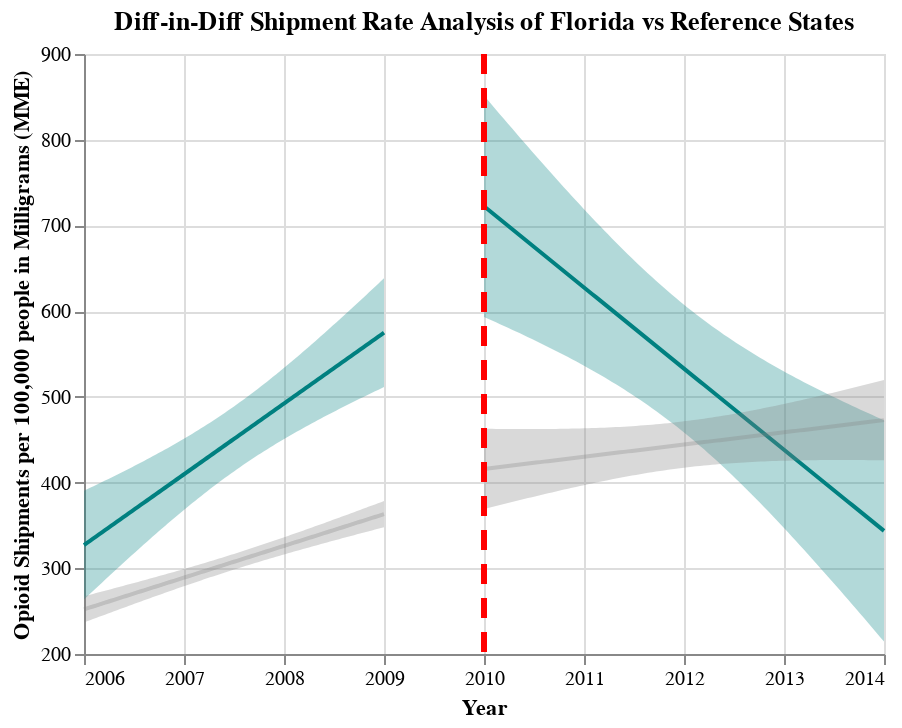

The notebook cell this image was saved under:
### Code cell
## Combine pre-post graphs to create diff-in-diff graph for FL and FL reference states
diff_in_diff_FL = pre_post_FL + pre_post_FL_ref
diff_in_diff_FL.properties(title="Diff-in-Diff Shipment Rate Analysis of Florida vs Reference States")

### Figure 1 — Vega-Lite specification as saved in the notebook (floating-point values rounded to 4 significant figures)
{"config": {"view": {"continuousWidth": 400, "continuousHeight": 300}}, "layer": [{"mark": {"type": "errorband", "color": "teal"}, "encoding": {"x": {"field": "YEAR", "type": "quantitative"}, "y": {"field": "ci_low", "title": "", "type": "quantitative"}, "y2": {"field": "ci_high"}}}, {"mark": {"type": "line", "color": "teal"}, "encoding": {"x": {"axis": {"format": "T", "title": "Year"}, "field": "YEAR", "scale": {"zero": false}, "type": "quantitative"}, "y": {"field": "MME_Rate", "scale": {"zero": false}, "title": "Opioid Shipments per 100,000 people in Milligrams (MME)", "type": "quantitative"}}}, {"layer": [{"mark": {"type": "errorband", "color": "teal"}, "encoding": {"x": {"field": "YEAR", "type": "quantitative"}, "y": {"field": "ci_low", "title": "", "type": "quantitative"}, "y2": {"field": "ci_high"}}}, {"mark": {"type": "line", "color": "teal"}, "encoding": {"x": {"axis": {"format": "T", "title": "Year"}, "field": "YEAR", "scale": {"zero": false}, "type": "quantitative"}, "y": {"field": "MME_Rate", "scale": {"zero": false}, "title": "Opioid Shipments per 100,000 people in Milligrams (MME)", "type": "quantitative"}}}], "data": {"name": "data-2170a8b1fcf1a63be71237bd6ba7d086"}}, {"data": {"name": "data-c6a99109c809d7b1b46dbbb9b2adf5d2"}, "mark": {"type": "rule", "color": "red", "strokeDash": [10, 7], "strokeWidth": 3}, "encoding": {"x": {"field": "x", "type": "quantitative"}}}, {"layer": [{"mark": {"type": "errorband", "color": "grey", "opacity": 0.3}, "encoding": {"x": {"field": "YEAR", "type": "quantitative"}, "y": {"field": "ci_low", "title": "", "type": "quantitative"}, "y2": {"field": "ci_high"}}}, {"mark": {"type": "line", "color": "grey", "opacity": 0.3}, "encoding": {"x": {"axis": {"format": "T", "title": "Year"}, "field": "YEAR", "scale": {"zero": false}, "type": "quantitative"}, "y": {"field": "MME_Rate", "scale": {"zero": false}, "title": "Opioid Shipments per 100,000 people in Milligrams (MME)", "type": "quantitative"}}}, {"layer": [{"mark": {"type": "errorband", "color": "grey", "opacity": 0.3}, "encoding": {"x": {"field": "YEAR", "type": "quantitative"}, "y": {"field": "ci_low", "title": "", "type": "quantitative"}, "y2": {"field": "ci_high"}}}, {"mark": {"type": "line", "color": "grey", "opacity": 0.3}, "encoding": {"x": {"axis": {"format": "T", "title": "Year"}, "field": "YEAR", "scale": {"zero": false}, "type": "quantitative"}, "y": {"field": "MME_Rate", "scale": {"zero": false}, "title": "Opioid Shipments per 100,000 people in Milligrams (MME)", "type": "quantitative"}}}], "data": {"name": "data-a09e5808b0d4a1186ac97f9eee698703"}}, {"data": {"name": "data-c6a99109c809d7b1b46dbbb9b2adf5d2"}, "mark": {"type": "rule", "color": "red", "strokeDash": [10, 7], "strokeWidth": 3}, "encoding": {"x": {"field": "x", "type": "quantitative"}}}], "data": {"name": "data-eb6b4897b79c561273969ab9ba681815"}}], "data": {"name": "data-9849972c3a3ce4308de5cc79da69a0b9"}, "title": "Diff-in-Diff Shipment Rate Analysis of Florida vs Reference States", "$schema": "https://vega.github.io/schema/vega-lite/v4.17.0.json", "datasets": {"data-9849972c3a3ce4308de5cc79da69a0b9": [{"YEAR": 2006.0, "MME_Rate": 327.0, "ci_low": 263.6, "ci_high": 390.5}, {"YEAR": 2006.0, "MME_Rate": 329.5, "ci_low": 266.9, "ci_high": 392.1}, {"YEAR": 2006.0, "MME_Rate": 332.0, "ci_low": 270.2, "ci_high": 393.8}, {"YEAR": 2006.0, "MME_Rate": 334.5, "ci_low": 273.5, "ci_high": 395.5}, {"YEAR": 2006.0, "MME_Rate": 337.0, "ci_low": 276.7, "ci_high": 397.2}, {"YEAR": 2006.0, "MME_Rate": 339.4, "ci_low": 280.0, "ci_high": 398.9}, {"YEAR": 2006.0, "MME_Rate": 341.9, "ci_low": 283.3, "ci_high": 400.6}, {"YEAR": 2006.0, "MME_Rate": 344.4, "ci_low": 286.5, "ci_high": 402.3}, {"YEAR": 2006.0, "MME_Rate": 346.9, "ci_low": 289.8, "ci_high": 404.0}, {"YEAR": 2006.0, "MME_Rate": 349.3, "ci_low": 293.0, "ci_high": 405.7}, {"YEAR": 2006.0, "MME_Rate": 351.8, "ci_low": 296.2, "ci_high": 407.4}, {"YEAR": 2006.0, "MME_Rate": 354.3, "ci_low": 299.4, "ci_high": 409.2}, {"YEAR": 2006.0, "MME_Rate": 356.8, "ci_low": 302.6, "ci_high": 410.9}, {"YEAR": 2006.0, "MME_Rate": 359.3, "ci_low": 305.8, "ci_high": 412.7}, {"YEAR": 2006.0, "MME_Rate": 361.7, "ci_low": 309.0, "ci_high": 414.4}, {"YEAR": 2006.0, "MME_Rate": 364.2, "ci_low": 312.2, "ci_high": 416.2}, {"YEAR": 2006.0, "MME_Rate": 366.7, "ci_low": 315.4, "ci_high": 418.0}, {"YEAR": 2007.0, "MME_Rate": 369.2, "ci_low": 318.5, "ci_high": 419.8}, {"YEAR": 2007.0, "MME_Rate": 371.7, "ci_low": 321.7, "ci_high": 421.6}, {"YEAR": 2007.0, "MME_Rate": 374.1, "ci_low": 324.8, "ci_high": 423.4}, {"YEAR": 2007.0, "MME_Rate": 376.6, "ci_low": 327.9, "ci_high": 425.3}, {"YEAR": 2007.0, "MME_Rate": 379.1, "ci_low": 331.1, "ci_high": 427.1}, {"YEAR": 2007.0, "MME_Rate": 381.6, "ci_low": 334.2, "ci_high": 429.0}, {"YEAR": 2007.0, "MME_Rate": 384.0, "ci_low": 337.2, "ci_high": 430.9}, {"YEAR": 2007.0, "MME_Rate": 386.5, "ci_low": 340.3, "ci_high": 432.8}, {"YEAR": 2007.0, "MME_Rate": 389.0, "ci_low": 343.4, "ci_high": 434.7}, {"YEAR": 2007.0, "MME_Rate": 391.5, "ci_low": 346.4, "ci_high": 436.6}, {"YEAR": 2007.0, "MME_Rate": 394.0, "ci_low": 349.4, "ci_high": 438.5}, {"YEAR": 2007.0, "MME_Rate": 396.4, "ci_low": 352.4, "ci_high": 440.5}, {"YEAR": 2007.0, "MME_Rate": 398.9, "ci_low": 355.4, "ci_high": 442.4}, {"YEAR": 2007.0, "MME_Rate": 401.4, "ci_low": 358.4, "ci_high": 444.4}, {"YEAR": 2007.0, "MME_Rate": 403.9, "ci_low": 361.3, "ci_high": 446.4}, {"YEAR": 2007.0, "MME_Rate": 406.4, "ci_low": 364.3, "ci_high": 448.5}, {"YEAR": 2007.0, "MME_Rate": 408.8, "ci_low": 367.2, "ci_high": 450.5}, {"YEAR": 2007.0, "MME_Rate": 411.3, "ci_low": 370.1, "ci_high": 452.6}, {"YEAR": 2007.0, "MME_Rate": 413.8, "ci_low": 372.9, "ci_high": 454.7}, {"YEAR": 2007.0, "MME_Rate": 416.3, "ci_low": 375.8, "ci_high": 456.8}, {"YEAR": 2007.0, "MME_Rate": 418.7, "ci_low": 378.6, "ci_high": 458.9}, {"YEAR": 2007.0, "MME_Rate": 421.2, "ci_low": 381.4, "ci_high": 461.1}, {"YEAR": 2007.0, "MME_Rate": 423.7, "ci_low": 384.2, "ci_high": 463.2}, {"YEAR": 2007.0, "MME_Rate": 426.2, "ci_low": 386.9, "ci_high": 465.4}, {"YEAR": 2007.0, "MME_Rate": 428.7, "ci_low": 389.7, "ci_high": 467.7}, {"YEAR": 2007.0, "MME_Rate": 431.1, "ci_low": 392.4, "ci_high": 469.9}, {"YEAR": 2007.0, "MME_Rate": 433.6, "ci_low": 395.0, "ci_high": 472.2}, {"YEAR": 2007.0, "MME_Rate": 436.1, "ci_low": 397.7, "ci_high": 474.5}, {"YEAR": 2007.0, "MME_Rate": 438.6, "ci_low": 400.3, "ci_high": 476.8}, {"YEAR": 2007.0, "MME_Rate": 441.1, "ci_low": 402.9, "ci_high": 479.2}, {"YEAR": 2007.0, "MME_Rate": 443.5, "ci_low": 405.5, "ci_high": 481.6}, {"YEAR": 2007.0, "MME_Rate": 446.0, "ci_low": 408.0, "ci_high": 484.0}, {"YEAR": 2007.0, "MME_Rate": 448.5, "ci_low": 410.6, "ci_high": 486.4}, {"YEAR": 2007.0, "MME_Rate": 451.0, "ci_low": 413.1, "ci_high": 488.9}, {"YEAR": 2008.0, "MME_Rate": 453.4, "ci_low": 415.5, "ci_high": 491.4}, {"YEAR": 2008.0, "MME_Rate": 455.9, "ci_low": 418.0, "ci_high": 493.9}, {"YEAR": 2008.0, "MME_Rate": 458.4, "ci_low": 420.4, "ci_high": 496.4}, {"YEAR": 2008.0, "MME_Rate": 460.9, "ci_low": 422.8, "ci_high": 499.0}, {"YEAR": 2008.0, "MME_Rate": 463.4, "ci_low": 425.1, "ci_high": 501.6}, {"YEAR": 2008.0, "MME_Rate": 465.8, "ci_low": 427.4, "ci_high": 504.2}, {"YEAR": 2008.0, "MME_Rate": 468.3, "ci_low": 429.7, "ci_high": 506.9}, {"YEAR": 2008.0, "MME_Rate": 470.8, "ci_low": 432.0, "ci_high": 509.6}, {"YEAR": 2008.0, "MME_Rate": 473.3, "ci_low": 434.3, "ci_high": 512.3}, {"YEAR": 2008.0, "MME_Rate": 475.8, "ci_low": 436.5, "ci_high": 515.0}, {"YEAR": 2008.0, "MME_Rate": 478.2, "ci_low": 438.7, "ci_high": 517.8}, {"YEAR": 2008.0, "MME_Rate": 480.7, "ci_low": 440.9, "ci_high": 520.5}, {"YEAR": 2008.0, "MME_Rate": 483.2, "ci_low": 443.0, "ci_high": 523.3}, {"YEAR": 2008.0, "MME_Rate": 485.7, "ci_low": 445.2, "ci_high": 526.2}, {"YEAR": 2008.0, "MME_Rate": 488.1, "ci_low": 447.3, "ci_high": 529.0}, {"YEAR": 2008.0, "MME_Rate": 490.6, "ci_low": 449.4, "ci_high": 531.9}, {"YEAR": 2008.0, "MME_Rate": 493.1, "ci_low": 451.4, "ci_high": 534.8}, {"YEAR": 2008.0, "MME_Rate": 495.6, "ci_low": 453.5, "ci_high": 537.7}, {"YEAR": 2008.0, "MME_Rate": 498.1, "ci_low": 455.5, "ci_high": 540.6}, {"YEAR": 2008.0, "MME_Rate": 500.5, "ci_low": 457.5, "ci_high": 543.6}, {"YEAR": 2008.0, "MME_Rate": 503.0, "ci_low": 459.5, "ci_high": 546.5}, {"YEAR": 2008.0, "MME_Rate": 505.5, "ci_low": 461.5, "ci_high": 549.5}, {"YEAR": 2008.0, "MME_Rate": 508.0, "ci_low": 463.4, "ci_high": 552.5}, {"YEAR": 2008.0, "MME_Rate": 510.5, "ci_low": 465.4, "ci_high": 555.5}, {"YEAR": 2008.0, "MME_Rate": 512.9, "ci_low": 467.3, "ci_high": 558.6}, {"YEAR": 2008.0, "MME_Rate": 515.4, "ci_low": 469.2, "ci_high": 561.6}, {"YEAR": 2008.0, "MME_Rate": 517.9, "ci_low": 471.1, "ci_high": 564.7}, {"YEAR": 2008.0, "MME_Rate": 520.4, "ci_low": 473.0, "ci_high": 567.8}, {"YEAR": 2008.0, "MME_Rate": 522.9, "ci_low": 474.8, "ci_high": 570.9}, {"YEAR": 2008.0, "MME_Rate": 525.3, "ci_low": 476.7, "ci_high": 574.0}, {"YEAR": 2008.0, "MME_Rate": 527.8, "ci_low": 478.5, "ci_high": 577.1}, {"YEAR": 2008.0, "MME_Rate": 530.3, "ci_low": 480.3, "ci_high": 580.3}, {"YEAR": 2008.0, "MME_Rate": 532.8, "ci_low": 482.1, "ci_high": 583.4}, {"YEAR": 2009.0, "MME_Rate": 535.2, "ci_low": 483.9, "ci_high": 586.6}, {"YEAR": 2009.0, "MME_Rate": 537.7, "ci_low": 485.7, "ci_high": 589.7}, {"YEAR": 2009.0, "MME_Rate": 540.2, "ci_low": 487.5, "ci_high": 592.9}, {"YEAR": 2009.0, "MME_Rate": 542.7, "ci_low": 489.3, "ci_high": 596.1}, {"YEAR": 2009.0, "MME_Rate": 545.2, "ci_low": 491.0, "ci_high": 599.3}, {"YEAR": 2009.0, "MME_Rate": 547.6, "ci_low": 492.8, "ci_high": 602.5}, {"YEAR": 2009.0, "MME_Rate": 550.1, "ci_low": 494.5, "ci_high": 605.7}, {"YEAR": 2009.0, "MME_Rate": 552.6, "ci_low": 496.2, "ci_high": 609.0}, {"YEAR": 2009.0, "MME_Rate": 555.1, "ci_low": 498.0, "ci_high": 612.2}, {"YEAR": 2009.0, "MME_Rate": 557.6, "ci_low": 499.7, "ci_high": 615.4}, {"YEAR": 2009.0, "MME_Rate": 560.0, "ci_low": 501.4, "ci_high": 618.7}, {"YEAR": 2009.0, "MME_Rate": 562.5, "ci_low": 503.1, "ci_high": 621.9}, {"YEAR": 2009.0, "MME_Rate": 565.0, "ci_low": 504.8, "ci_high": 625.2}, {"YEAR": 2009.0, "MME_Rate": 567.5, "ci_low": 506.4, "ci_high": 628.5}, {"YEAR": 2009.0, "MME_Rate": 569.9, "ci_low": 508.1, "ci_high": 631.8}, {"YEAR": 2009.0, "MME_Rate": 572.4, "ci_low": 509.8, "ci_high": 635.0}, {"YEAR": 2009.0, "MME_Rate": 574.9, "ci_low": 511.5, "ci_high": 638.3}], "data-2170a8b1fcf1a63be71237bd6ba7d086": [{"YEAR": 2010.0, "MME_Rate": 722.3, "ci_low": 593.2, "ci_high": 851.5}, {"YEAR": 2010.0, "MME_Rate": 718.5, "ci_low": 591.1, "ci_high": 846.0}, {"YEAR": 2010.0, "MME_Rate": 714.8, "ci_low": 589.0, "ci_high": 840.5}, {"YEAR": 2010.0, "MME_Rate": 711.0, "ci_low": 586.9, "ci_high": 835.0}, {"YEAR": 2010.0, "MME_Rate": 707.2, "ci_low": 584.8, "ci_high": 829.5}, {"YEAR": 2010.0, "MME_Rate": 703.4, "ci_low": 582.7, "ci_high": 824.1}, {"YEAR": 2010.0, "MME_Rate": 699.6, "ci_low": 580.6, "ci_high": 818.7}, {"YEAR": 2010.0, "MME_Rate": 695.8, "ci_low": 578.4, "ci_high": 813.2}, {"YEAR": 2010.0, "MME_Rate": 692.0, "ci_low": 576.2, "ci_high": 807.8}, {"YEAR": 2010.0, "MME_Rate": 688.2, "ci_low": 574.1, "ci_high": 802.4}, {"YEAR": 2010.0, "MME_Rate": 684.5, "ci_low": 571.9, "ci_high": 797.1}, {"YEAR": 2010.0, "MME_Rate": 680.7, "ci_low": 569.7, "ci_high": 791.7}, {"YEAR": 2010.0, "MME_Rate": 676.9, "ci_low": 567.4, "ci_high": 786.4}, {"YEAR": 2011.0, "MME_Rate": 673.1, "ci_low": 565.2, "ci_high": 781.0}, {"YEAR": 2011.0, "MME_Rate": 669.3, "ci_low": 562.9, "ci_high": 775.7}, {"YEAR": 2011.0, "MME_Rate": 665.5, "ci_low": 560.6, "ci_high": 770.5}, {"YEAR": 2011.0, "MME_Rate": 661.7, "ci_low": 558.3, "ci_high": 765.2}, {"YEAR": 2011.0, "MME_Rate": 658.0, "ci_low": 556.0, "ci_high": 760.0}, {"YEAR": 2011.0, "MME_Rate": 654.2, "ci_low": 553.6, "ci_high": 754.7}, {"YEAR": 2011.0, "MME_Rate": 650.4, "ci_low": 551.2, "ci_high": 749.5}, {"YEAR": 2011.0, "MME_Rate": 646.6, "ci_low": 548.8, "ci_high": 744.4}, {"YEAR": 2011.0, "MME_Rate": 642.8, "ci_low": 546.4, "ci_high": 739.2}, {"YEAR": 2011.0, "MME_Rate": 639.0, "ci_low": 543.9, "ci_high": 734.1}, {"YEAR": 2011.0, "MME_Rate": 635.2, "ci_low": 541.4, "ci_high": 729.1}, {"YEAR": 2011.0, "MME_Rate": 631.4, "ci_low": 538.9, "ci_high": 724.0}, {"YEAR": 2011.0, "MME_Rate": 627.7, "ci_low": 536.3, "ci_high": 719.0}, {"YEAR": 2011.0, "MME_Rate": 623.9, "ci_low": 533.7, "ci_high": 714.0}, {"YEAR": 2011.0, "MME_Rate": 620.1, "ci_low": 531.1, "ci_high": 709.0}, {"YEAR": 2011.0, "MME_Rate": 616.3, "ci_low": 528.5, "ci_high": 704.1}, {"YEAR": 2011.0, "MME_Rate": 612.5, "ci_low": 525.8, "ci_high": 699.2}, {"YEAR": 2011.0, "MME_Rate": 608.7, "ci_low": 523.0, "ci_high": 694.4}, {"YEAR": 2011.0, "MME_Rate": 604.9, "ci_low": 520.3, "ci_high": 689.6}, {"YEAR": 2011.0, "MME_Rate": 601.1, "ci_low": 517.5, "ci_high": 684.8}, {"YEAR": 2011.0, "MME_Rate": 597.4, "ci_low": 514.6, "ci_high": 680.1}, {"YEAR": 2011.0, "MME_Rate": 593.6, "ci_low": 511.7, "ci_high": 675.4}, {"YEAR": 2011.0, "MME_Rate": 589.8, "ci_low": 508.8, "ci_high": 670.8}, {"YEAR": 2011.0, "MME_Rate": 586.0, "ci_low": 505.8, "ci_high": 666.2}, {"YEAR": 2011.0, "MME_Rate": 582.2, "ci_low": 502.8, "ci_high": 661.7}, {"YEAR": 2012.0, "MME_Rate": 578.4, "ci_low": 499.7, "ci_high": 657.2}, {"YEAR": 2012.0, "MME_Rate": 574.6, "ci_low": 496.5, "ci_high": 652.7}, {"YEAR": 2012.0, "MME_Rate": 570.8, "ci_low": 493.4, "ci_high": 648.3}, {"YEAR": 2012.0, "MME_Rate": 567.1, "ci_low": 490.1, "ci_high": 644.0}, {"YEAR": 2012.0, "MME_Rate": 563.3, "ci_low": 486.8, "ci_high": 639.7}, {"YEAR": 2012.0, "MME_Rate": 559.5, "ci_low": 483.5, "ci_high": 635.5}, {"YEAR": 2012.0, "MME_Rate": 555.7, "ci_low": 480.1, "ci_high": 631.3}, {"YEAR": 2012.0, "MME_Rate": 551.9, "ci_low": 476.6, "ci_high": 627.2}, {"YEAR": 2012.0, "MME_Rate": 548.1, "ci_low": 473.1, "ci_high": 623.2}, {"YEAR": 2012.0, "MME_Rate": 544.3, "ci_low": 469.5, "ci_high": 619.2}, {"YEAR": 2012.0, "MME_Rate": 540.6, "ci_low": 465.9, "ci_high": 615.2}, {"YEAR": 2012.0, "MME_Rate": 536.8, "ci_low": 462.2, "ci_high": 611.4}, {"YEAR": 2012.0, "MME_Rate": 533.0, "ci_low": 458.4, "ci_high": 607.5}, {"YEAR": 2012.0, "MME_Rate": 529.2, "ci_low": 454.6, "ci_high": 603.8}, {"YEAR": 2012.0, "MME_Rate": 525.4, "ci_low": 450.7, "ci_high": 600.1}, {"YEAR": 2012.0, "MME_Rate": 521.6, "ci_low": 446.8, "ci_high": 596.5}, {"YEAR": 2012.0, "MME_Rate": 517.8, "ci_low": 442.8, "ci_high": 592.9}, {"YEAR": 2012.0, "MME_Rate": 514.0, "ci_low": 438.7, "ci_high": 589.3}, {"YEAR": 2012.0, "MME_Rate": 510.3, "ci_low": 434.6, "ci_high": 585.9}, {"YEAR": 2012.0, "MME_Rate": 506.5, "ci_low": 430.5, "ci_high": 582.5}, {"YEAR": 2012.0, "MME_Rate": 502.7, "ci_low": 426.2, "ci_high": 579.1}, {"YEAR": 2012.0, "MME_Rate": 498.9, "ci_low": 421.9, "ci_high": 575.8}, {"YEAR": 2012.0, "MME_Rate": 495.1, "ci_low": 417.6, "ci_high": 572.6}, {"YEAR": 2012.0, "MME_Rate": 491.3, "ci_low": 413.2, "ci_high": 569.4}, {"YEAR": 2012.0, "MME_Rate": 487.5, "ci_low": 408.8, "ci_high": 566.3}, {"YEAR": 2013.0, "MME_Rate": 483.7, "ci_low": 404.3, "ci_high": 563.2}, {"YEAR": 2013.0, "MME_Rate": 480.0, "ci_low": 399.8, "ci_high": 560.2}, {"YEAR": 2013.0, "MME_Rate": 476.2, "ci_low": 395.2, "ci_high": 557.2}, {"YEAR": 2013.0, "MME_Rate": 472.4, "ci_low": 390.5, "ci_high": 554.2}, {"YEAR": 2013.0, "MME_Rate": 468.6, "ci_low": 385.9, "ci_high": 551.3}, {"YEAR": 2013.0, "MME_Rate": 464.8, "ci_low": 381.1, "ci_high": 548.5}, {"YEAR": 2013.0, "MME_Rate": 461.0, "ci_low": 376.4, "ci_high": 545.7}, {"YEAR": 2013.0, "MME_Rate": 457.2, "ci_low": 371.6, "ci_high": 542.9}, {"YEAR": 2013.0, "MME_Rate": 453.4, "ci_low": 366.7, "ci_high": 540.2}, {"YEAR": 2013.0, "MME_Rate": 449.7, "ci_low": 361.8, "ci_high": 537.5}, {"YEAR": 2013.0, "MME_Rate": 445.9, "ci_low": 356.9, "ci_high": 534.8}, {"YEAR": 2013.0, "MME_Rate": 442.1, "ci_low": 352.0, "ci_high": 532.2}, {"YEAR": 2013.0, "MME_Rate": 438.3, "ci_low": 347.0, "ci_high": 529.6}, {"YEAR": 2013.0, "MME_Rate": 434.5, "ci_low": 342.0, "ci_high": 527.1}, {"YEAR": 2013.0, "MME_Rate": 430.7, "ci_low": 336.9, "ci_high": 524.5}, {"YEAR": 2013.0, "MME_Rate": 426.9, "ci_low": 331.8, "ci_high": 522.1}, {"YEAR": 2013.0, "MME_Rate": 423.2, "ci_low": 326.7, "ci_high": 519.6}, {"YEAR": 2013.0, "MME_Rate": 419.4, "ci_low": 321.6, "ci_high": 517.2}, {"YEAR": 2013.0, "MME_Rate": 415.6, "ci_low": 316.4, "ci_high": 514.7}, {"YEAR": 2013.0, "MME_Rate": 411.8, "ci_low": 311.2, "ci_high": 512.4}, {"YEAR": 2013.0, "MME_Rate": 408.0, "ci_low": 306.0, "ci_high": 510.0}, {"YEAR": 2013.0, "MME_Rate": 404.2, "ci_low": 300.8, "ci_high": 507.7}, {"YEAR": 2013.0, "MME_Rate": 400.4, "ci_low": 295.5, "ci_high": 505.4}, {"YEAR": 2013.0, "MME_Rate": 396.6, "ci_low": 290.2, "ci_high": 503.1}, {"YEAR": 2013.0, "MME_Rate": 392.9, "ci_low": 284.9, "ci_high": 500.8}, {"YEAR": 2014.0, "MME_Rate": 389.1, "ci_low": 279.6, "ci_high": 498.5}, {"YEAR": 2014.0, "MME_Rate": 385.3, "ci_low": 274.3, "ci_high": 496.3}, {"YEAR": 2014.0, "MME_Rate": 381.5, "ci_low": 268.9, "ci_high": 494.1}, {"YEAR": 2014.0, "MME_Rate": 377.7, "ci_low": 263.5, "ci_high": 491.9}, {"YEAR": 2014.0, "MME_Rate": 373.9, "ci_low": 258.1, "ci_high": 489.7}, {"YEAR": 2014.0, "MME_Rate": 370.1, "ci_low": 252.7, "ci_high": 487.5}, {"YEAR": 2014.0, "MME_Rate": 366.3, "ci_low": 247.3, "ci_high": 485.4}, {"YEAR": 2014.0, "MME_Rate": 362.6, "ci_low": 241.9, "ci_high": 483.3}, {"YEAR": 2014.0, "MME_Rate": 358.8, "ci_low": 236.4, "ci_high": 481.1}, {"YEAR": 2014.0, "MME_Rate": 355.0, "ci_low": 230.9, "ci_high": 479.0}, {"YEAR": 2014.0, "MME_Rate": 351.2, "ci_low": 225.5, "ci_high": 476.9}, {"YEAR": 2014.0, "MME_Rate": 347.4, "ci_low": 220.0, "ci_high": 474.8}, {"YEAR": 2014.0, "MME_Rate": 343.6, "ci_low": 214.5, "ci_high": 472.8}], "data-c6a99109c809d7b1b46dbbb9b2adf5d2": [{"x": 2010}], "data-eb6b4897b79c561273969ab9ba681815": [{"YEAR": 2006.0, "MME_Rate": 252.1, "ci_low": 236.8, "ci_high": 267.4}, {"YEAR": 2006.0, "MME_Rate": 253.2, "ci_low": 238.1, "ci_high": 268.3}, {"YEAR": 2006.0, "MME_Rate": 254.3, "ci_low": 239.4, "ci_high": 269.2}, {"YEAR": 2006.0, "MME_Rate": 255.4, "ci_low": 240.7, "ci_high": 270.1}, {"YEAR": 2006.0, "MME_Rate": 256.5, "ci_low": 242.0, "ci_high": 271.1}, {"YEAR": 2006.0, "MME_Rate": 257.7, "ci_low": 243.3, "ci_high": 272.0}, {"YEAR": 2006.0, "MME_Rate": 258.8, "ci_low": 244.6, "ci_high": 272.9}, {"YEAR": 2006.0, "MME_Rate": 259.9, "ci_low": 245.9, "ci_high": 273.8}, {"YEAR": 2006.0, "MME_Rate": 261.0, "ci_low": 247.2, "ci_high": 274.8}, {"YEAR": 2006.0, "MME_Rate": 262.1, "ci_low": 248.5, "ci_high": 275.7}, {"YEAR": 2006.0, "MME_Rate": 263.2, "ci_low": 249.8, "ci_high": 276.6}, {"YEAR": 2006.0, "MME_Rate": 264.3, "ci_low": 251.1, "ci_high": 277.5}, {"YEAR": 2006.0, "MME_Rate": 265.4, "ci_low": 252.4, "ci_high": 278.5}, {"YEAR": 2006.0, "MME_Rate": 266.5, "ci_low": 253.7, "ci_high": 279.4}, {"YEAR": 2006.0, "MME_Rate": 267.7, "ci_low": 254.9, "ci_high": 280.4}, {"YEAR": 2006.0, "MME_Rate": 268.8, "ci_low": 256.2, "ci_high": 281.3}, {"YEAR": 2006.0, "MME_Rate": 269.9, "ci_low": 257.5, "ci_high": 282.2}, {"YEAR": 2007.0, "MME_Rate": 271.0, "ci_low": 258.8, "ci_high": 283.2}, {"YEAR": 2007.0, "MME_Rate": 272.1, "ci_low": 260.0, "ci_high": 284.1}, {"YEAR": 2007.0, "MME_Rate": 273.2, "ci_low": 261.3, "ci_high": 285.1}, {"YEAR": 2007.0, "MME_Rate": 274.3, "ci_low": 262.6, "ci_high": 286.0}, {"YEAR": 2007.0, "MME_Rate": 275.4, "ci_low": 263.8, "ci_high": 287.0}, {"YEAR": 2007.0, "MME_Rate": 276.5, "ci_low": 265.1, "ci_high": 288.0}, {"YEAR": 2007.0, "MME_Rate": 277.6, "ci_low": 266.4, "ci_high": 288.9}, {"YEAR": 2007.0, "MME_Rate": 278.8, "ci_low": 267.6, "ci_high": 289.9}, {"YEAR": 2007.0, "MME_Rate": 279.9, "ci_low": 268.9, "ci_high": 290.9}, {"YEAR": 2007.0, "MME_Rate": 281.0, "ci_low": 270.1, "ci_high": 291.9}, {"YEAR": 2007.0, "MME_Rate": 282.1, "ci_low": 271.3, "ci_high": 292.8}, {"YEAR": 2007.0, "MME_Rate": 283.2, "ci_low": 272.6, "ci_high": 293.8}, {"YEAR": 2007.0, "MME_Rate": 284.3, "ci_low": 273.8, "ci_high": 294.8}, {"YEAR": 2007.0, "MME_Rate": 285.4, "ci_low": 275.0, "ci_high": 295.8}, {"YEAR": 2007.0, "MME_Rate": 286.5, "ci_low": 276.3, "ci_high": 296.8}, {"YEAR": 2007.0, "MME_Rate": 287.6, "ci_low": 277.5, "ci_high": 297.8}, {"YEAR": 2007.0, "MME_Rate": 288.8, "ci_low": 278.7, "ci_high": 298.8}, {"YEAR": 2007.0, "MME_Rate": 289.9, "ci_low": 279.9, "ci_high": 299.8}, {"YEAR": 2007.0, "MME_Rate": 291.0, "ci_low": 281.1, "ci_high": 300.8}, {"YEAR": 2007.0, "MME_Rate": 292.1, "ci_low": 282.3, "ci_high": 301.8}, {"YEAR": 2007.0, "MME_Rate": 293.2, "ci_low": 283.5, "ci_high": 302.9}, {"YEAR": 2007.0, "MME_Rate": 294.3, "ci_low": 284.7, "ci_high": 303.9}, {"YEAR": 2007.0, "MME_Rate": 295.4, "ci_low": 285.9, "ci_high": 304.9}, {"YEAR": 2007.0, "MME_Rate": 296.5, "ci_low": 287.1, "ci_high": 306.0}, {"YEAR": 2007.0, "MME_Rate": 297.6, "ci_low": 288.2, "ci_high": 307.0}, {"YEAR": 2007.0, "MME_Rate": 298.7, "ci_low": 289.4, "ci_high": 308.1}, {"YEAR": 2007.0, "MME_Rate": 299.9, "ci_low": 290.6, "ci_high": 309.2}, {"YEAR": 2007.0, "MME_Rate": 301.0, "ci_low": 291.7, "ci_high": 310.2}, {"YEAR": 2007.0, "MME_Rate": 302.1, "ci_low": 292.9, "ci_high": 311.3}, {"YEAR": 2007.0, "MME_Rate": 303.2, "ci_low": 294.0, "ci_high": 312.4}, {"YEAR": 2007.0, "MME_Rate": 304.3, "ci_low": 295.1, "ci_high": 313.5}, {"YEAR": 2007.0, "MME_Rate": 305.4, "ci_low": 296.3, "ci_high": 314.6}, {"YEAR": 2007.0, "MME_Rate": 306.5, "ci_low": 297.4, "ci_high": 315.7}, {"YEAR": 2007.0, "MME_Rate": 307.6, "ci_low": 298.5, "ci_high": 316.8}, {"YEAR": 2008.0, "MME_Rate": 308.7, "ci_low": 299.6, "ci_high": 317.9}, {"YEAR": 2008.0, "MME_Rate": 309.9, "ci_low": 300.7, "ci_high": 319.0}, {"YEAR": 2008.0, "MME_Rate": 311.0, "ci_low": 301.8, "ci_high": 320.1}, {"YEAR": 2008.0, "MME_Rate": 312.1, "ci_low": 302.9, "ci_high": 321.3}, {"YEAR": 2008.0, "MME_Rate": 313.2, "ci_low": 304.0, "ci_high": 322.4}, {"YEAR": 2008.0, "MME_Rate": 314.3, "ci_low": 305.0, "ci_high": 323.6}, {"YEAR": 2008.0, "MME_Rate": 315.4, "ci_low": 306.1, "ci_high": 324.7}, {"YEAR": 2008.0, "MME_Rate": 316.5, "ci_low": 307.2, "ci_high": 325.9}, {"YEAR": 2008.0, "MME_Rate": 317.6, "ci_low": 308.2, "ci_high": 327.0}, {"YEAR": 2008.0, "MME_Rate": 318.7, "ci_low": 309.3, "ci_high": 328.2}, {"YEAR": 2008.0, "MME_Rate": 319.9, "ci_low": 310.3, "ci_high": 329.4}, {"YEAR": 2008.0, "MME_Rate": 321.0, "ci_low": 311.4, "ci_high": 330.6}, {"YEAR": 2008.0, "MME_Rate": 322.1, "ci_low": 312.4, "ci_high": 331.8}, {"YEAR": 2008.0, "MME_Rate": 323.2, "ci_low": 313.4, "ci_high": 332.9}, {"YEAR": 2008.0, "MME_Rate": 324.3, "ci_low": 314.4, "ci_high": 334.1}, {"YEAR": 2008.0, "MME_Rate": 325.4, "ci_low": 315.5, "ci_high": 335.4}, {"YEAR": 2008.0, "MME_Rate": 326.5, "ci_low": 316.5, "ci_high": 336.6}, {"YEAR": 2008.0, "MME_Rate": 327.6, "ci_low": 317.5, "ci_high": 337.8}, {"YEAR": 2008.0, "MME_Rate": 328.7, "ci_low": 318.5, "ci_high": 339.0}, {"YEAR": 2008.0, "MME_Rate": 329.8, "ci_low": 319.5, "ci_high": 340.2}, {"YEAR": 2008.0, "MME_Rate": 331.0, "ci_low": 320.5, "ci_high": 341.4}, {"YEAR": 2008.0, "MME_Rate": 332.1, "ci_low": 321.5, "ci_high": 342.7}, {"YEAR": 2008.0, "MME_Rate": 333.2, "ci_low": 322.4, "ci_high": 343.9}, {"YEAR": 2008.0, "MME_Rate": 334.3, "ci_low": 323.4, "ci_high": 345.2}, {"YEAR": 2008.0, "MME_Rate": 335.4, "ci_low": 324.4, "ci_high": 346.4}, {"YEAR": 2008.0, "MME_Rate": 336.5, "ci_low": 325.4, "ci_high": 347.7}, {"YEAR": 2008.0, "MME_Rate": 337.6, "ci_low": 326.3, "ci_high": 348.9}, {"YEAR": 2008.0, "MME_Rate": 338.7, "ci_low": 327.3, "ci_high": 350.2}, {"YEAR": 2008.0, "MME_Rate": 339.8, "ci_low": 328.3, "ci_high": 351.4}, {"YEAR": 2008.0, "MME_Rate": 341.0, "ci_low": 329.2, "ci_high": 352.7}, {"YEAR": 2008.0, "MME_Rate": 342.1, "ci_low": 330.2, "ci_high": 354.0}, {"YEAR": 2008.0, "MME_Rate": 343.2, "ci_low": 331.1, "ci_high": 355.2}, {"YEAR": 2008.0, "MME_Rate": 344.3, "ci_low": 332.1, "ci_high": 356.5}, {"YEAR": 2009.0, "MME_Rate": 345.4, "ci_low": 333.0, "ci_high": 357.8}, {"YEAR": 2009.0, "MME_Rate": 346.5, "ci_low": 334.0, "ci_high": 359.0}, {"YEAR": 2009.0, "MME_Rate": 347.6, "ci_low": 334.9, "ci_high": 360.3}, {"YEAR": 2009.0, "MME_Rate": 348.7, "ci_low": 335.8, "ci_high": 361.6}, {"YEAR": 2009.0, "MME_Rate": 349.8, "ci_low": 336.8, "ci_high": 362.9}, {"YEAR": 2009.0, "MME_Rate": 350.9, "ci_low": 337.7, "ci_high": 364.2}, {"YEAR": 2009.0, "MME_Rate": 352.1, "ci_low": 338.7, "ci_high": 365.5}, {"YEAR": 2009.0, "MME_Rate": 353.2, "ci_low": 339.6, "ci_high": 366.8}, {"YEAR": 2009.0, "MME_Rate": 354.3, "ci_low": 340.5, "ci_high": 368.1}, {"YEAR": 2009.0, "MME_Rate": 355.4, "ci_low": 341.4, "ci_high": 369.3}, {"YEAR": 2009.0, "MME_Rate": 356.5, "ci_low": 342.4, "ci_high": 370.6}, {"YEAR": 2009.0, "MME_Rate": 357.6, "ci_low": 343.3, "ci_high": 371.9}, {"YEAR": 2009.0, "MME_Rate": 358.7, "ci_low": 344.2, "ci_high": 373.2}, {"YEAR": 2009.0, "MME_Rate": 359.8, "ci_low": 345.1, "ci_high": 374.5}, {"YEAR": 2009.0, "MME_Rate": 360.9, "ci_low": 346.0, "ci_high": 375.8}, {"YEAR": 2009.0, "MME_Rate": 362.1, "ci_low": 347.0, "ci_high": 377.2}, {"YEAR": 2009.0, "MME_Rate": 363.2, "ci_low": 347.9, "ci_high": 378.5}], "data-a09e5808b0d4a1186ac97f9eee698703": [{"YEAR": 2010.0, "MME_Rate": 415.9, "ci_low": 369.0, "ci_high": 462.8}, {"YEAR": 2010.0, "MME_Rate": 416.5, "ci_low": 370.2, "ci_high": 462.7}, {"YEAR": 2010.0, "MME_Rate": 417.0, "ci_low": 371.4, "ci_high": 462.7}, {"YEAR": 2010.0, "MME_Rate": 417.6, "ci_low": 372.6, "ci_high": 462.6}, {"YEAR": 2010.0, "MME_Rate": 418.2, "ci_low": 373.8, "ci_high": 462.6}, {"YEAR": 2010.0, "MME_Rate": 418.7, "ci_low": 374.9, "ci_high": 462.5}, {"YEAR": 2010.0, "MME_Rate": 419.3, "ci_low": 376.1, "ci_high": 462.5}, {"YEAR": 2010.0, "MME_Rate": 419.9, "ci_low": 377.3, "ci_high": 462.5}, {"YEAR": 2010.0, "MME_Rate": 420.4, "ci_low": 378.4, "ci_high": 462.5}, {"YEAR": 2010.0, "MME_Rate": 421.0, "ci_low": 379.6, "ci_high": 462.5}, {"YEAR": 2010.0, "MME_Rate": 421.6, "ci_low": 380.7, "ci_high": 462.4}, {"YEAR": 2010.0, "MME_Rate": 422.1, "ci_low": 381.9, "ci_high": 462.4}, {"YEAR": 2010.0, "MME_Rate": 422.7, "ci_low": 383.0, "ci_high": 462.4}, {"YEAR": 2011.0, "MME_Rate": 423.3, "ci_low": 384.1, "ci_high": 462.5}, {"YEAR": 2011.0, "MME_Rate": 423.9, "ci_low": 385.2, "ci_high": 462.5}, {"YEAR": 2011.0, "MME_Rate": 424.4, "ci_low": 386.3, "ci_high": 462.5}, {"YEAR": 2011.0, "MME_Rate": 425.0, "ci_low": 387.5, "ci_high": 462.5}, {"YEAR": 2011.0, "MME_Rate": 425.6, "ci_low": 388.5, "ci_high": 462.6}, {"YEAR": 2011.0, "MME_Rate": 426.1, "ci_low": 389.6, "ci_high": 462.6}, {"YEAR": 2011.0, "MME_Rate": 426.7, "ci_low": 390.7, "ci_high": 462.7}, {"YEAR": 2011.0, "MME_Rate": 427.3, "ci_low": 391.8, "ci_high": 462.8}, {"YEAR": 2011.0, "MME_Rate": 427.8, "ci_low": 392.8, "ci_high": 462.8}, {"YEAR": 2011.0, "MME_Rate": 428.4, "ci_low": 393.9, "ci_high": 462.9}, {"YEAR": 2011.0, "MME_Rate": 429.0, "ci_low": 394.9, "ci_high": 463.0}, {"YEAR": 2011.0, "MME_Rate": 429.6, "ci_low": 396.0, "ci_high": 463.1}, {"YEAR": 2011.0, "MME_Rate": 430.1, "ci_low": 397.0, "ci_high": 463.3}, {"YEAR": 2011.0, "MME_Rate": 430.7, "ci_low": 398.0, "ci_high": 463.4}, {"YEAR": 2011.0, "MME_Rate": 431.3, "ci_low": 399.0, "ci_high": 463.6}, {"YEAR": 2011.0, "MME_Rate": 431.8, "ci_low": 400.0, "ci_high": 463.7}, {"YEAR": 2011.0, "MME_Rate": 432.4, "ci_low": 400.9, "ci_high": 463.9}, {"YEAR": 2011.0, "MME_Rate": 433.0, "ci_low": 401.9, "ci_high": 464.1}, {"YEAR": 2011.0, "MME_Rate": 433.5, "ci_low": 402.8, "ci_high": 464.3}, {"YEAR": 2011.0, "MME_Rate": 434.1, "ci_low": 403.7, "ci_high": 464.5}, {"YEAR": 2011.0, "MME_Rate": 434.7, "ci_low": 404.7, "ci_high": 464.7}, {"YEAR": 2011.0, "MME_Rate": 435.3, "ci_low": 405.5, "ci_high": 465.0}, {"YEAR": 2011.0, "MME_Rate": 435.8, "ci_low": 406.4, "ci_high": 465.2}, {"YEAR": 2011.0, "MME_Rate": 436.4, "ci_low": 407.3, "ci_high": 465.5}, {"YEAR": 2011.0, "MME_Rate": 437.0, "ci_low": 408.1, "ci_high": 465.8}, {"YEAR": 2012.0, "MME_Rate": 437.5, "ci_low": 409.0, "ci_high": 466.1}, {"YEAR": 2012.0, "MME_Rate": 438.1, "ci_low": 409.8, "ci_high": 466.4}, {"YEAR": 2012.0, "MME_Rate": 438.7, "ci_low": 410.5, "ci_high": 466.8}, {"YEAR": 2012.0, "MME_Rate": 439.2, "ci_low": 411.3, "ci_high": 467.2}, {"YEAR": 2012.0, "MME_Rate": 439.8, "ci_low": 412.1, "ci_high": 467.6}, {"YEAR": 2012.0, "MME_Rate": 440.4, "ci_low": 412.8, "ci_high": 468.0}, {"YEAR": 2012.0, "MME_Rate": 440.9, "ci_low": 413.5, "ci_high": 468.4}, {"YEAR": 2012.0, "MME_Rate": 441.5, "ci_low": 414.2, "ci_high": 468.9}, {"YEAR": 2012.0, "MME_Rate": 442.1, "ci_low": 414.9, "ci_high": 469.3}, {"YEAR": 2012.0, "MME_Rate": 442.7, "ci_low": 415.5, "ci_high": 469.8}, {"YEAR": 2012.0, "MME_Rate": 443.2, "ci_low": 416.1, "ci_high": 470.3}, {"YEAR": 2012.0, "MME_Rate": 443.8, "ci_low": 416.7, "ci_high": 470.9}, {"YEAR": 2012.0, "MME_Rate": 444.4, "ci_low": 417.3, "ci_high": 471.4}, {"YEAR": 2012.0, "MME_Rate": 444.9, "ci_low": 417.9, "ci_high": 472.0}, {"YEAR": 2012.0, "MME_Rate": 445.5, "ci_low": 418.4, "ci_high": 472.6}, {"YEAR": 2012.0, "MME_Rate": 446.1, "ci_low": 418.9, "ci_high": 473.2}, {"YEAR": 2012.0, "MME_Rate": 446.6, "ci_low": 419.4, "ci_high": 473.9}, {"YEAR": 2012.0, "MME_Rate": 447.2, "ci_low": 419.9, "ci_high": 474.5}, {"YEAR": 2012.0, "MME_Rate": 447.8, "ci_low": 420.3, "ci_high": 475.2}, {"YEAR": 2012.0, "MME_Rate": 448.4, "ci_low": 420.8, "ci_high": 475.9}, {"YEAR": 2012.0, "MME_Rate": 448.9, "ci_low": 421.2, "ci_high": 476.7}, {"YEAR": 2012.0, "MME_Rate": 449.5, "ci_low": 421.6, "ci_high": 477.4}, {"YEAR": 2012.0, "MME_Rate": 450.1, "ci_low": 421.9, "ci_high": 478.2}, {"YEAR": 2012.0, "MME_Rate": 450.6, "ci_low": 422.3, "ci_high": 479.0}, {"YEAR": 2012.0, "MME_Rate": 451.2, "ci_low": 422.6, "ci_high": 479.8}, {"YEAR": 2013.0, "MME_Rate": 451.8, "ci_low": 422.9, "ci_high": 480.6}, {"YEAR": 2013.0, "MME_Rate": 452.3, "ci_low": 423.2, "ci_high": 481.5}, {"YEAR": 2013.0, "MME_Rate": 452.9, "ci_low": 423.5, "ci_high": 482.3}, {"YEAR": 2013.0, "MME_Rate": 453.5, "ci_low": 423.8, "ci_high": 483.2}, {"YEAR": 2013.0, "MME_Rate": 454.1, "ci_low": 424.0, "ci_high": 484.1}, {"YEAR": 2013.0, "MME_Rate": 454.6, "ci_low": 424.3, "ci_high": 485.0}, {"YEAR": 2013.0, "MME_Rate": 455.2, "ci_low": 424.5, "ci_high": 485.9}, {"YEAR": 2013.0, "MME_Rate": 455.8, "ci_low": 424.7, "ci_high": 486.9}, {"YEAR": 2013.0, "MME_Rate": 456.3, "ci_low": 424.9, "ci_high": 487.8}, {"YEAR": 2013.0, "MME_Rate": 456.9, "ci_low": 425.0, "ci_high": 488.8}, {"YEAR": 2013.0, "MME_Rate": 457.5, "ci_low": 425.2, "ci_high": 489.8}, {"YEAR": 2013.0, "MME_Rate": 458.0, "ci_low": 425.3, "ci_high": 490.8}, {"YEAR": 2013.0, "MME_Rate": 458.6, "ci_low": 425.5, "ci_high": 491.8}, {"YEAR": 2013.0, "MME_Rate": 459.2, "ci_low": 425.6, "ci_high": 492.8}, {"YEAR": 2013.0, "MME_Rate": 459.8, "ci_low": 425.7, "ci_high": 493.8}, {"YEAR": 2013.0, "MME_Rate": 460.3, "ci_low": 425.8, "ci_high": 494.8}, {"YEAR": 2013.0, "MME_Rate": 460.9, "ci_low": 425.9, "ci_high": 495.9}, {"YEAR": 2013.0, "MME_Rate": 461.5, "ci_low": 426.0, "ci_high": 497.0}, {"YEAR": 2013.0, "MME_Rate": 462.0, "ci_low": 426.0, "ci_high": 498.0}, {"YEAR": 2013.0, "MME_Rate": 462.6, "ci_low": 426.1, "ci_high": 499.1}, {"YEAR": 2013.0, "MME_Rate": 463.2, "ci_low": 426.1, "ci_high": 500.2}, {"YEAR": 2013.0, "MME_Rate": 463.7, "ci_low": 426.2, "ci_high": 501.3}, {"YEAR": 2013.0, "MME_Rate": 464.3, "ci_low": 426.2, "ci_high": 502.4}, {"YEAR": 2013.0, "MME_Rate": 464.9, "ci_low": 426.3, "ci_high": 503.5}, {"YEAR": 2013.0, "MME_Rate": 465.4, "ci_low": 426.3, "ci_high": 504.6}, {"YEAR": 2014.0, "MME_Rate": 466.0, "ci_low": 426.3, "ci_high": 505.7}, {"YEAR": 2014.0, "MME_Rate": 466.6, "ci_low": 426.3, "ci_high": 506.9}, {"YEAR": 2014.0, "MME_Rate": 467.2, "ci_low": 426.3, "ci_high": 508.0}, {"YEAR": 2014.0, "MME_Rate": 467.7, "ci_low": 426.3, "ci_high": 509.2}, {"YEAR": 2014.0, "MME_Rate": 468.3, "ci_low": 426.3, "ci_high": 510.3}, {"YEAR": 2014.0, "MME_Rate": 468.9, "ci_low": 426.3, "ci_high": 511.5}, {"YEAR": 2014.0, "MME_Rate": 469.4, "ci_low": 426.2, "ci_high": 512.6}, {"YEAR": 2014.0, "MME_Rate": 470.0, "ci_low": 426.2, "ci_high": 513.8}, {"YEAR": 2014.0, "MME_Rate": 470.6, "ci_low": 426.2, "ci_high": 515.0}, {"YEAR": 2014.0, "MME_Rate": 471.1, "ci_low": 426.1, "ci_high": 516.2}, {"YEAR": 2014.0, "MME_Rate": 471.7, "ci_low": 426.1, "ci_high": 517.3}, {"YEAR": 2014.0, "MME_Rate": 472.3, "ci_low": 426.0, "ci_high": 518.5}, {"YEAR": 2014.0, "MME_Rate": 472.9, "ci_low": 426.0, "ci_high": 519.7}]}}
